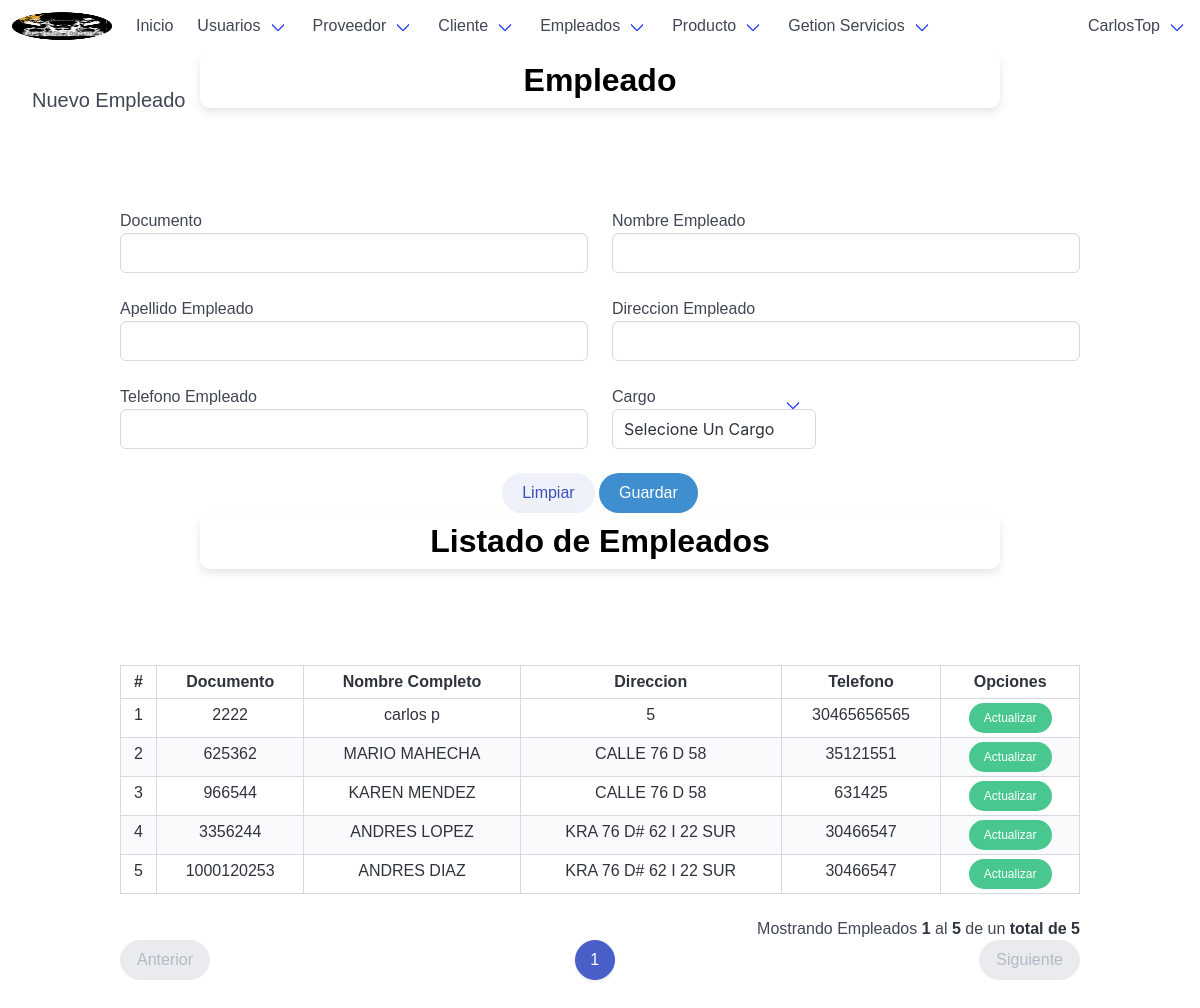
/employeeNew/ (signed in), run on an earlier commit of the app's database.
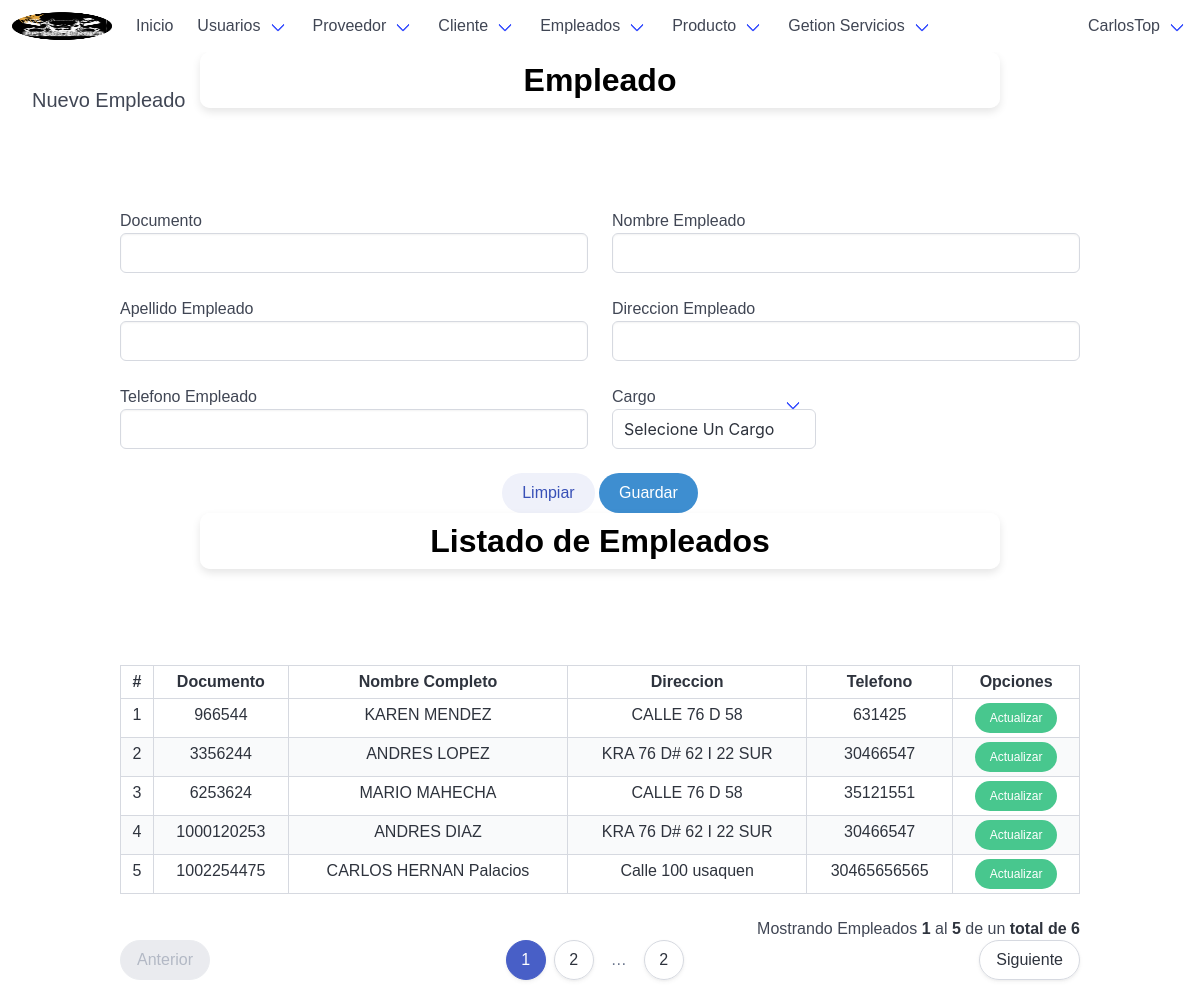
And on a later commit of the database.
### tables this page shows
CREATE TABLE `empleado` (
  `documento_emp` int(10) NOT NULL,
  `nom_empleado` varchar(50) NOT NULL,
  `ape_empleado` varchar(50) NOT NULL,
  `direccion` varchar(50) NOT NULL,
  `telefono` bigint(15) NOT NULL,
  `id_cargos` int(10) DEFAULT NULL
);

### autoload.php (called while the page is built, shortened)
<?php
    spl_autoload_register(function($clase){
        $archivo=__DIR__."/".$clase.".php";
        $archivo=str_replace("\\","/",$archivo);
    });

### app/models/viewsModel.php (called while the page is built, shortened)
<?php
	class viewsModel{
		protected function obtenerVistasModelo($vista){
			$listaBlanca=["dashboard","userNew","userList","userUpdate","userSearch","userPhoto","logOut","tsupplierNew","tsupplierUpdate","supplierNew","supplierUpdate","customerNew","customerList","postNew","postUpdate","employeeNew","employeeUpdate","informationshop","productNew","productUpdate","serviceNew","servicepend","serviceUpdateEmpl","serviceclose"];
			if(in_array($vista, $listaBlanca)){
				if(is_file("./app/views/content/".$vista."-view.php")){
					$contenido="./app/views/content/".$vista."-view.php";
				}else{
					$contenido="404";
				}
			}elseif($vista=="login" || $vista=="index"){
				$contenido="login";
			}else{
				$contenido="404";
			}
			return $contenido;
		}
	}

### app/controllers/viewsController.php (called while the page is built, shortened)
<?php
	class viewsController extends viewsModel{
		public function obtenerVistasControlador($vista) {
			if ($vista == "login") {
				return "login";
			}elseif($vista == "customerNew" ) {
				return "customerNew";
			}elseif($vista == "informationshop" ) {
				return "informationshop";
			}elseif($vista == "serviceNew" ) {
				return "serviceNew";
			}elseif ($vista != "") {
				return $this->obtenerVistasModelo($vista);
			}
		}
	}

### app/controllers/employeeController.php (the view, shortened to what this page needs)
<?php
	class employeeController extends mainModel{
		public function listarEmpleadoControlador($pagina, $registros, $url, $busqueda) {
			$pagina = $this->limpiarCadena($pagina);
			$registros = $this->limpiarCadena($registros);
			$url = $this->limpiarCadena($url);
			$url = APP_URL . $url . "/";
			$busqueda = $this->limpiarCadena($busqueda);
			$tabla = "";
			$pagina = (isset($pagina) && $pagina > 0) ? (int)$pagina : 1;
			$inicio = ($pagina > 0) ? (($pagina * $registros) - $registros) : 0;
			if (isset($busqueda) && $busqueda != "") {
				$consulta_datos = "SELECT * FROM empleado WHERE (documento_emp LIKE '%$busqueda%' OR nom_empleado LIKE '%$busqueda%') ORDER BY documento_emp ASC LIMIT $inicio, $registros";
				$consulta_total = "SELECT COUNT(id_tipo_proveedor) FROM empleado WHERE (documento_emp LIKE '%$busqueda%' OR documento_emp LIKE '%$busqueda%')";
			} else {
				$consulta_datos = "SELECT * FROM empleado ORDER BY documento_emp ASC LIMIT $inicio, $registros";
				$consulta_total = "SELECT COUNT(documento_emp) FROM empleado";
			}
			$datos = $this->ejecutarConsulta($consulta_datos);
			$datos = $datos->fetchAll();
			$total = $this->ejecutarConsulta($consulta_total);
			$total = (int)$total->fetchColumn();
			$numeroPaginas = ceil($total / $registros);
			$tabla .= '
				<div class="table-container">
				<table class="table is-bordered is-striped is-narrow is-hoverable is-fullwidth">
					<thead>
						<tr>
							<th class="has-text-centered">#</th>
							<th class="has-text-centered">Documento</th>
							<th class="has-text-centered">Nombre Completo</th>
							<th class="has-text-centered">Direccion</th>
							<th class="has-text-centered">Telefono</th>
							<th class="has-text-centered" colspan="3">Opciones</th>
						</tr>
					</thead>
					<tbody>
			';
			if ($total >= 1 && $pagina <= $numeroPaginas) {
				$contador = $inicio + 1;
				$pag_inicio = $inicio + 1;
				foreach ($datos as $rows) {
					$tabla .= '
						<tr class="has-text-centered">
							<td>' . $contador . '</td>
							<td>' . $rows['documento_emp'] . '</td>
							<td>' . $rows['nom_empleado']. '  ' .$rows['ape_empleado'].'</td>
							<td>' . $rows['direccion'] . '</td>
							<td>' . $rows['telefono'] . '</td>
							<td>
								<a href="' . APP_URL . 'employeeUpdate/' . $rows['documento_emp'] . '/" class="button is-success is-rounded is-small">Actualizar</a>
							</td>
						</tr>
					';
					$contador++;
				}
				$pag_final = $contador - 1;
			}
			$tabla .= '</tbody></table></div>';
			if ($total >= 1 && $pagina <= $numeroPaginas) {
				$tabla .= '<p class="has-text-right">Mostrando Empleados  <strong>' . $pag_inicio . '</strong> al <strong>' . $pag_final . '</strong> de un <strong>total de ' . $total . '</strong></p>';
				$tabla .= $this->paginadorTablas($pagina, $numeroPaginas, $url, 10);
			}
			return $tabla;
		}
	}

### index.php (shortened to what this page needs)
<?php
    require_once "./autoload.php";
    if(isset($_GET['views'])){
        $url=explode("/", $_GET['views']);
    }else{
        $url=["login"];
    }
?>
<!DOCTYPE html>
<html lang="es">
<head>
    <?php require_once "./app/views/inc/head.php"; ?>
</head>
<body>
    <?php
        $viewsController= new viewsController();
        $vista=$viewsController->obtenerVistasControlador($url[0]);
        if($vista=="login"||$vista=="customerNew" || $vista=="informationshop" || $vista == "serviceNew"){
            require_once "./app/views/inc/navbar_inicio.php";
            require_once "./app/views/content/".$vista."-view.php";
        }elseif($vista=="404"){
            require_once "./app/views/content/".$vista."-view.php";
        }else{
            require_once "./app/views/inc/navbar.php";
            require_once $vista;
        }
    ?>
</body>
</html>

### app/views/inc/head.php (shortened to what this page needs)
<link rel="stylesheet" href="<?php echo APP_URL; ?>app/views/css/estilos.css">
<link rel="stylesheet" href="https://cdn.jsdelivr.net/npm/bulma@0.9.4/css/bulma.min.css">
<link rel="stylesheet" href="https://cdnjs.cloudflare.com/ajax/libs/font-awesome/5.15.4/css/all.min.css">
<link rel="stylesheet" href="https://cdn.jsdelivr.net/npm/bulma@0.9.4/css/bulma.min.css">
<link rel="stylesheet" href="<?php echo APP_URL; ?>app/views/css/bulma.min.css">
<link rel="stylesheet" href="<?php echo APP_URL; ?>app/views/css/sweetalert2.min.css">
<link rel="stylesheet" href="<?php echo APP_URL; ?>app/views/css/informationshop.css">

### app/views/inc/navbar.php (shortened to what this page needs)
<nav class="navbar">
    <div class="navbar-brand">
        <a class="navbar-item" href="<?php echo APP_URL; ?>dashboard/">
            <img src="<?php echo APP_URL; ?>app/views/img/Logo_Interfaz.png" alt="Bulma" width="100" height="100">
        </a>
    </div>
    <div id="navbarExampleTransparentExample" class="navbar-menu">
        <div class="navbar-start">
            <a class="navbar-item" href="<?php echo APP_URL; ?>dashboard/">
                Inicio
            </a>
            <div class="navbar-item has-dropdown is-hoverable">
                <a class="navbar-link" href="#">
                    Usuarios
                </a>
            </div>
            <div class="navbar-item has-dropdown is-hoverable">
                <a class="navbar-link" href="#">
                    Proveedor
                </a>
            </div>
            <div class="navbar-item has-dropdown is-hoverable">
                <a class="navbar-link" href="#">
                    Cliente
                </a>
            </div>
            <div class="navbar-item has-dropdown is-hoverable">
                <a class="navbar-link" href="#">
                    Empleados
                </a>
            </div>
            <div class="navbar-item has-dropdown is-hoverable">
                <a class="navbar-link" href="#">
                    Producto
                </a>
            </div>
            <div class="navbar-item has-dropdown is-hoverable">
                <a class="navbar-link" href="#">
                    Getion Servicios
                </a>
            </div>
        </div>
        <div class="navbar-end">
            <div class="navbar-item has-dropdown is-hoverable">
                <a class="navbar-link">
                    <?php echo $_SESSION['usuario']; ?>
                </a>
            </div>
        </div>
    </div>
</nav>

### app/views/content/employeeNew-view.php (shortened to what this page needs)
<div class="container is-fluid mb-6">
	<h1 class="title">Empleado</h1>
	<h2 class="subtitle">Nuevo Empleado</h2>
</div>
<div class="container pb-6 pt-6">
<form class="FormularioAjax" action="<?php echo APP_URL; ?>app/ajax/empleadoAjax.php" method="POST" autocomplete="off" enctype="multipart/form-data">
    <div class="columns">
        <div class="column">
            <div class="control">
                <label>Documento</label>
                <input class="input" type="number" name="documento_emp" pattern="[0-9]{3,40}" maxlength="16" required>
            </div>
        </div>
        <div class="column">
            <div class="control">
                <label>Nombre Empleado</label>
                <input class="input" type="text" name="nom_empleado" pattern="[a-zA-ZáéíóúÁÉÍÓÚñÑ ]{3,40}" maxlength="70" required>
            </div>
        </div>
    </div>
    <div class="columns">
        <div class="column">
            <div class="control">
                <label>Apellido Empleado</label>
                <input class="input" type="text" name="ape_empleado" pattern="[a-zA-ZáéíóúÁÉÍÓÚñÑ ]{3,40}" maxlength="75" required>
            </div>
        </div>
        <div class="column">
            <div class="control">
                <label>Direccion Empleado</label>
                <input class="input" type="text" name="direccion" maxlength="100">
            </div>
        </div>
    </div>
    <div class="columns">
        <div class="column">
            <div class="control">
                <label>Telefono Empleado</label>
                <input class="input" type="number" name="telefono" pattern="[0-9]{3,40}" maxlength="15" required>
            </div>
        </div>
        <div class="column">
            <div class="select is-normal">
                <label>Cargo</label>
                <select name="id_cargos" id="id_cargos">
                <option selected disabled value="">Selecione Un Cargo</option>
                </select>
            </div>
        </div>
    </div>
    <p class="has-text-centered">
        <button type="reset" class="button is-link is-light is-rounded">Limpiar</button>
        <button type="submit" class="button is-info is-rounded">Guardar</button>
    </p>
</form>
    <div class="container is-fluid mb-6">
        <h6 class="title">Listado de Empleados</h6>
    </div>
    <div class="container pb-6 pt-6">
        <?php
            $insUsuario = new employeeController();
            echo $insUsuario->listarEmpleadoControlador($url[1],5,$url[0],"");
        ?>
    </div>
</div>

### app/models/mainModel.php (shortened to what this page needs)
<?php
    class mainModel {
        private $server = DB_SERVER;
        private $db = DB_NAME;
        private $user = DB_USER;
        private $pass = DB_PASS;
		public function conectar(){
            $conexion = new PDO("mysql:host=".$this->server.";dbname=".$this->db,$this->user,$this->pass);
			$conexion->exec("SET CHARACTER SET utf8");
			return $conexion;
        }
        protected function ejecutarConsulta($consulta){
            $sql = $this->conectar()->prepare($consulta);
            $sql->execute();
            return $sql;
        }
        public function limpiarCadena($cadena){
			$palabras=["<script>","</script>","<script src","<script type=","SELECT * FROM","SELECT "," SELECT ","DELETE FROM","INSERT INTO","DROP TABLE","DROP DATABASE","TRUNCATE TABLE","SHOW TABLES","SHOW DATABASES","<?php","?>","--","^","<",">","==","=",";","::"];
			$cadena=trim($cadena);
			$cadena=stripslashes($cadena);
			$cadena=trim($cadena);
			$cadena=stripslashes($cadena);
			return $cadena;
		}
        protected function paginadorTablas($pagina,$numeroPaginas,$url,$botones){
	        $tabla='<nav class="pagination is-centered is-rounded" role="navigation" aria-label="pagination">';
	        if($pagina<=1){
	            $tabla.='
	            <a class="pagination-previous is-disabled" disabled >Anterior</a>
	            <ul class="pagination-list">
	            ';
	        }
	        $ci=0;
	        for($i=$pagina; $i<=$numeroPaginas; $i++){
	            if($pagina==$i){
	                $tabla.='<li><a class="pagination-link is-current" href="'.$url.$i.'/">'.$i.'</a></li>';
	            }else{
	                $tabla.='<li><a class="pagination-link" href="'.$url.$i.'/">'.$i.'</a></li>';
	            }
	        }
	        if($pagina==$numeroPaginas){
	            $tabla.='
	            </ul>
	            <a class="pagination-next is-disabled" disabled >Siguiente</a>
	            ';
	        }else{
	            $tabla.='
	                <li><span class="pagination-ellipsis">&hellip;</span></li>
	                <li><a class="pagination-link" href="'.$url.$numeroPaginas.'/">'.$numeroPaginas.'</a></li>
	            </ul>
	            <a class="pagination-next" href="'.$url.($pagina+1).'/">Siguiente</a>
	            ';
	        }
	        $tabla.='</nav>';
	        return $tabla;
	    }
    }

### app/views/css/estilos.css (style rules this page uses)
body,html { height: 100%; width: 100%; }
.title { font-size: 48px; font-weight: bold; margin: 0; }
.subtitle { font-size: 24px; margin: 10px 0; }

### app/views/css/informationshop.css (style rules this page uses)
body { margin: 0; padding: 0; font-family: Arial, sans-serif; box-sizing: border-box; overflow-x: hidden; }
.title { text-align: center; color: black; background-color: rgba(255, 255, 255, 0.7); padding: 10px 20px; border-radius: 10px; box-shadow: 0 4px 8px rgba(0, 0, 0, 0.1); width: 100%; max-width: 800px; margin: 0 auto; }
h1 { font-size: 2em; }
h2, h3, h4 { font-size: 1.5em; }
p, ul, li { font-size: 1em; line-height: 1.4; }

What changed in the data, as far as the page shows it:
removed empleado: documento_emp "2222", nom_empleado "carlos", ape_empleado "p", direccion "5", telefono "30465656565"
removed empleado: documento_emp "625362", nom_empleado "MARIO", ape_empleado "MAHECHA", direccion "CALLE 76 D 58", telefono "35121551"
added empleado: documento_emp "6253624", nom_empleado "MARIO", ape_empleado "MAHECHA", direccion "CALLE 76 D 58", telefono "35121551"
added empleado: documento_emp "1002254475", nom_empleado "CARLOS HERNAN", ape_empleado "Palacios", direccion "Calle 100 usaquen", telefono "30465656565"
Also different on the page:
$total: "5" → "6"
$numeroPaginas: (not shown) → "2"
new list line: "2"
